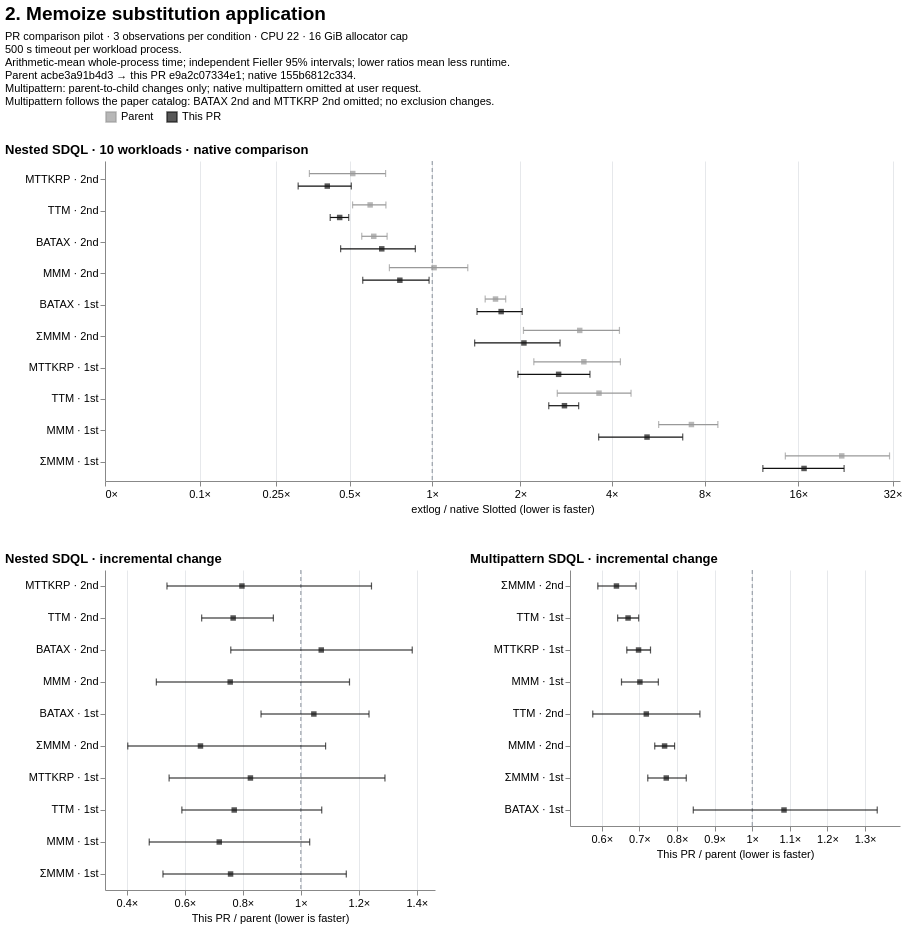

Vega-Lite specification for this chart:
### Vega-Lite specification from a JSON file in a GitHub repository (floating-point values rounded to 4 significant figures)
{"$schema": "https://vega.github.io/schema/vega-lite/v6.json", "background": "white", "title": {"text": "2. Memoize substitution application", "anchor": "start", "fontSize": 19, "subtitle": ["PR comparison pilot · 3 observations per condition · CPU 22 · 16 GiB allocator cap", "500 s timeout per workload process.", "Arithmetic-mean whole-process time; independent Fieller 95% intervals; lower ratios mean less runtime.", "Parent acbe3a91b4d3 → this PR e9a2c07334e1; native 155b6812c334.", "Multipattern: parent-to-child changes only; native multipattern omitted at user request.", "Multipattern follows the paper catalog: BATAX 2nd and MTTKRP 2nd omitted; no exclusion changes."], "subtitleFontSize": 11, "subtitlePadding": 7}, "vconcat": [{"title": {"text": "Nested SDQL · 10 workloads · native comparison", "anchor": "start"}, "width": 795, "height": 320, "data": {"values": [{"file_path": "benchmarks/slotted/inputs/sdql/batax_1st-44rules.egg", "logical_id": "sha256:a54ad7e75e98f1e8e03f3cd6930d96e882fb9111af797b6474cdb3423f804bcf", "metric": "wall_sec", "baseline": {"point": 57.27, "ci_low": 54.44, "ci_high": 60.1}, "candidate": {"point": 94.45, "ci_low": 88.55, "ci_high": 100.4}, "ratio": 1.649, "ci_low": 1.522, "ci_high": 1.785, "issue": null, "result_class": "higher", "workload": "BATAX · 1st", "series": "Parent"}, {"file_path": "benchmarks/slotted/inputs/sdql/batax_2nd-44rules.egg", "logical_id": "sha256:672f41d86108caebad81453f4e5a294e3f6902364e2d1dc98caa4a33fd863fec", "metric": "wall_sec", "baseline": {"point": 90.46, "ci_low": 81.1, "ci_high": 99.82}, "candidate": {"point": 55.79, "ci_low": 54.15, "ci_high": 57.43}, "ratio": 0.6167, "ci_low": 0.5563, "ci_high": 0.6904, "issue": null, "result_class": "lower", "workload": "BATAX · 2nd", "series": "Parent"}, {"file_path": "benchmarks/slotted/inputs/sdql/mmm_1st-44rules.egg", "logical_id": "sha256:f1a4e04893e22ebe1e75028b0458b41a6bfc4375a598bfdfdc3014f2d33524b6", "metric": "wall_sec", "baseline": {"point": 0.07841, "ci_low": 0.07721, "ci_high": 0.0796}, "candidate": {"point": 0.5685, "ci_low": 0.4457, "ci_high": 0.6913}, "ratio": 7.251, "ci_low": 5.682, "ci_high": 8.823, "issue": null, "result_class": "higher", "workload": "MMM · 1st", "series": "Parent"}, {"file_path": "benchmarks/slotted/inputs/sdql/mmm_2nd-44rules.egg", "logical_id": "sha256:7a6b9da8fd10903379abd51ebc36b350c4237ed3e855bd5d2ba9ac437dd0998a", "metric": "wall_sec", "baseline": {"point": 3.314, "ci_low": 3.242, "ci_high": 3.385}, "candidate": {"point": 3.364, "ci_low": 2.333, "ci_high": 4.394}, "ratio": 1.015, "ci_low": 0.7037, "ci_high": 1.327, "issue": null, "result_class": "unclear", "workload": "MMM · 2nd", "series": "Parent"}, {"file_path": "benchmarks/slotted/inputs/sdql/mmm_sum_1st-44rules.egg", "logical_id": "sha256:918887cd59eed90681b1a2c9e320d8aa945df69df8712a79c7545c766943fd90", "metric": "wall_sec", "baseline": {"point": 0.01117, "ci_low": 0.008961, "ci_high": 0.01337}, "candidate": {"point": 0.2458, "ci_low": 0.1686, "ci_high": 0.3231}, "ratio": 22.02, "ci_low": 14.53, "ci_high": 31.29, "issue": null, "result_class": "higher", "workload": "ΣMMM · 1st", "series": "Parent"}, {"file_path": "benchmarks/slotted/inputs/sdql/mmm_sum_2nd-44rules.egg", "logical_id": "sha256:d72a2dec36974b60f39b8b47c2801b6fb2ccc5f709e5012a20d335c26e7d3534", "metric": "wall_sec", "baseline": {"point": 0.3331, "ci_low": 0.331, "ci_high": 0.3352}, "candidate": {"point": 1.047, "ci_low": 0.6818, "ci_high": 1.411}, "ratio": 3.142, "ci_low": 2.047, "ci_high": 4.238, "issue": null, "result_class": "higher", "workload": "ΣMMM · 2nd", "series": "Parent"}, {"file_path": "benchmarks/slotted/inputs/sdql/mttkrp_1st-44rules.egg", "logical_id": "sha256:78ba1df06cfada4d79a719cc6c4d87116a65da1e83802b8e83cf8cbaefc96c3f", "metric": "wall_sec", "baseline": {"point": 0.2854, "ci_low": 0.2823, "ci_high": 0.2885}, "candidate": {"point": 0.9253, "ci_low": 0.6326, "ci_high": 1.218}, "ratio": 3.242, "ci_low": 2.216, "ci_high": 4.269, "issue": null, "result_class": "higher", "workload": "MTTKRP · 1st", "series": "Parent"}, {"file_path": "benchmarks/slotted/inputs/sdql/mttkrp_2nd-44rules.egg", "logical_id": "sha256:a2ec4397f62ca91b6d4f01038a2272fd5eaa1580958e515397abdaf7bbdd6066", "metric": "wall_sec", "baseline": {"point": 28.96, "ci_low": 28.67, "ci_high": 29.24}, "candidate": {"point": 14.9, "ci_low": 10.05, "ci_high": 19.74}, "ratio": 0.5144, "ci_low": 0.3472, "ci_high": 0.6817, "issue": null, "result_class": "lower", "workload": "MTTKRP · 2nd", "series": "Parent"}, {"file_path": "benchmarks/slotted/inputs/sdql/ttm_1st-44rules.egg", "logical_id": "sha256:cc81a3b928cf05fe2b52d6cd5bb13d7ab4fdab385216713c62bd1a705c63a0f2", "metric": "wall_sec", "baseline": {"point": 0.18, "ci_low": 0.1756, "ci_high": 0.1843}, "candidate": {"point": 0.6541, "ci_low": 0.4774, "ci_high": 0.8308}, "ratio": 3.634, "ci_low": 2.651, "ci_high": 4.623, "issue": null, "result_class": "higher", "workload": "TTM · 1st", "series": "Parent"}, {"file_path": "benchmarks/slotted/inputs/sdql/ttm_2nd-44rules.egg", "logical_id": "sha256:dc2baf8706632e5e67d813fb05c8560a35caca32d6e4a26cdd83a8ddf36451a1", "metric": "wall_sec", "baseline": {"point": 10.42, "ci_low": 10.11, "ci_high": 10.73}, "candidate": {"point": 6.23, "ci_low": 5.366, "ci_high": 7.094}, "ratio": 0.598, "ci_low": 0.5136, "ci_high": 0.6834, "issue": null, "result_class": "lower", "workload": "TTM · 2nd", "series": "Parent"}, {"file_path": "benchmarks/slotted/inputs/sdql/batax_1st-44rules.egg", "logical_id": "sha256:a54ad7e75e98f1e8e03f3cd6930d96e882fb9111af797b6474cdb3423f804bcf", "metric": "wall_sec", "baseline": {"point": 57.27, "ci_low": 54.44, "ci_high": 60.1}, "candidate": {"point": 98.68, "ci_low": 82.25, "ci_high": 115.1}, "ratio": 1.723, "ci_low": 1.427, "ci_high": 2.027, "issue": null, "result_class": "higher", "workload": "BATAX · 1st", "series": "This PR"}, {"file_path": "benchmarks/slotted/inputs/sdql/batax_2nd-44rules.egg", "logical_id": "sha256:672f41d86108caebad81453f4e5a294e3f6902364e2d1dc98caa4a33fd863fec", "metric": "wall_sec", "baseline": {"point": 90.46, "ci_low": 81.1, "ci_high": 99.82}, "candidate": {"point": 59.71, "ci_low": 42.35, "ci_high": 77.07}, "ratio": 0.66, "ci_low": 0.4622, "ci_high": 0.8721, "issue": null, "result_class": "lower", "workload": "BATAX · 2nd", "series": "This PR"}, {"file_path": "benchmarks/slotted/inputs/sdql/mmm_1st-44rules.egg", "logical_id": "sha256:f1a4e04893e22ebe1e75028b0458b41a6bfc4375a598bfdfdc3014f2d33524b6", "metric": "wall_sec", "baseline": {"point": 0.07841, "ci_low": 0.07721, "ci_high": 0.0796}, "candidate": {"point": 0.4085, "ci_low": 0.2843, "ci_high": 0.5326}, "ratio": 5.21, "ci_low": 3.625, "ci_high": 6.797, "issue": null, "result_class": "higher", "workload": "MMM · 1st", "series": "This PR"}, {"file_path": "benchmarks/slotted/inputs/sdql/mmm_2nd-44rules.egg", "logical_id": "sha256:7a6b9da8fd10903379abd51ebc36b350c4237ed3e855bd5d2ba9ac437dd0998a", "metric": "wall_sec", "baseline": {"point": 3.314, "ci_low": 3.242, "ci_high": 3.385}, "candidate": {"point": 2.544, "ci_low": 1.861, "ci_high": 3.227}, "ratio": 0.7677, "ci_low": 0.5611, "ci_high": 0.975, "issue": null, "result_class": "lower", "workload": "MMM · 2nd", "series": "This PR"}, {"file_path": "benchmarks/slotted/inputs/sdql/mmm_sum_1st-44rules.egg", "logical_id": "sha256:918887cd59eed90681b1a2c9e320d8aa945df69df8712a79c7545c766943fd90", "metric": "wall_sec", "baseline": {"point": 0.01117, "ci_low": 0.008961, "ci_high": 0.01337}, "candidate": {"point": 0.1862, "ci_low": 0.1457, "ci_high": 0.2268}, "ratio": 16.68, "ci_low": 12.31, "ci_high": 22.4, "issue": null, "result_class": "higher", "workload": "ΣMMM · 1st", "series": "This PR"}, {"file_path": "benchmarks/slotted/inputs/sdql/mmm_sum_2nd-44rules.egg", "logical_id": "sha256:d72a2dec36974b60f39b8b47c2801b6fb2ccc5f709e5012a20d335c26e7d3534", "metric": "wall_sec", "baseline": {"point": 0.3331, "ci_low": 0.331, "ci_high": 0.3352}, "candidate": {"point": 0.6841, "ci_low": 0.4667, "ci_high": 0.9016}, "ratio": 2.054, "ci_low": 1.401, "ci_high": 2.707, "issue": null, "result_class": "higher", "workload": "ΣMMM · 2nd", "series": "This PR"}, {"file_path": "benchmarks/slotted/inputs/sdql/mttkrp_1st-44rules.egg", "logical_id": "sha256:78ba1df06cfada4d79a719cc6c4d87116a65da1e83802b8e83cf8cbaefc96c3f", "metric": "wall_sec", "baseline": {"point": 0.2854, "ci_low": 0.2823, "ci_high": 0.2885}, "candidate": {"point": 0.7643, "ci_low": 0.5598, "ci_high": 0.9687}, "ratio": 2.678, "ci_low": 1.961, "ci_high": 3.395, "issue": null, "result_class": "higher", "workload": "MTTKRP · 1st", "series": "This PR"}, {"file_path": "benchmarks/slotted/inputs/sdql/mttkrp_2nd-44rules.egg", "logical_id": "sha256:a2ec4397f62ca91b6d4f01038a2272fd5eaa1580958e515397abdaf7bbdd6066", "metric": "wall_sec", "baseline": {"point": 28.96, "ci_low": 28.67, "ci_high": 29.24}, "candidate": {"point": 11.87, "ci_low": 9.032, "ci_high": 14.7}, "ratio": 0.4099, "ci_low": 0.3119, "ci_high": 0.508, "issue": null, "result_class": "lower", "workload": "MTTKRP · 2nd", "series": "This PR"}, {"file_path": "benchmarks/slotted/inputs/sdql/ttm_1st-44rules.egg", "logical_id": "sha256:cc81a3b928cf05fe2b52d6cd5bb13d7ab4fdab385216713c62bd1a705c63a0f2", "metric": "wall_sec", "baseline": {"point": 0.18, "ci_low": 0.1756, "ci_high": 0.1843}, "candidate": {"point": 0.5037, "ci_low": 0.4481, "ci_high": 0.5594}, "ratio": 2.799, "ci_low": 2.484, "ci_high": 3.117, "issue": null, "result_class": "higher", "workload": "TTM · 1st", "series": "This PR"}, {"file_path": "benchmarks/slotted/inputs/sdql/ttm_2nd-44rules.egg", "logical_id": "sha256:dc2baf8706632e5e67d813fb05c8560a35caca32d6e4a26cdd83a8ddf36451a1", "metric": "wall_sec", "baseline": {"point": 10.42, "ci_low": 10.11, "ci_high": 10.73}, "candidate": {"point": 4.775, "ci_low": 4.408, "ci_high": 5.142}, "ratio": 0.4583, "ci_low": 0.4209, "ci_high": 0.4966, "issue": null, "result_class": "lower", "workload": "TTM · 2nd", "series": "This PR"}]}, "encoding": {"x": {"type": "quantitative", "scale": {"type": "symlog", "constant": 0.1, "domain": [0, 33.8], "nice": false}, "axis": {"title": "extlog / native Slotted (lower is faster)", "labelExpr": "format(datum.value,',~f') + '×'", "values": [-64, -16, -4, -1, 0, 0.1, 0.25, 0.5, 1, 2, 4, 8, 16, 32, 64, 128, 256], "labelOverlap": "greedy", "grid": true}}, "y": {"field": "workload", "type": "nominal", "sort": ["MTTKRP · 2nd", "TTM · 2nd", "BATAX · 2nd", "MMM · 2nd", "BATAX · 1st", "ΣMMM · 2nd", "MTTKRP · 1st", "TTM · 1st", "MMM · 1st", "ΣMMM · 1st"], "title": null, "axis": {"labelLimit": 130, "minExtent": 100}}, "yOffset": {"field": "series", "sort": ["Parent", "This PR"], "scale": {"domain": ["Parent", "This PR"]}}, "color": {"field": "series", "type": "nominal", "title": null, "scale": {"domain": ["Parent", "This PR"], "range": ["#999999", "#111111"]}, "legend": {"orient": "top", "symbolType": "square"}}}, "layer": [{"mark": {"type": "rule", "color": "#89919b", "strokeDash": [4, 3]}, "encoding": {"x": {"datum": 1}, "y": {"value": 0}, "y2": {"value": 320}, "yOffset": {"value": 0}, "color": {"value": "#89919b"}}, "transform": [{"aggregate": [{"op": "count", "as": "n"}]}]}, {"mark": {"type": "rule", "strokeWidth": 1.2}, "encoding": {"x": {"field": "ci_low"}, "x2": {"field": "ci_high"}}, "transform": [{"filter": "isValid(datum.ci_low) && isValid(datum.ci_high)"}]}, {"mark": {"type": "tick", "orient": "vertical", "size": 7, "thickness": 1.2}, "encoding": {"x": {"field": "ci_low"}}, "transform": [{"filter": "isValid(datum.ci_low)"}]}, {"mark": {"type": "tick", "orient": "vertical", "size": 7, "thickness": 1.2}, "encoding": {"x": {"field": "ci_high"}}, "transform": [{"filter": "isValid(datum.ci_high)"}]}, {"mark": {"type": "point", "filled": true, "shape": "square", "size": 30}, "encoding": {"x": {"field": "ratio"}, "tooltip": [{"field": "workload"}, {"field": "series"}, {"field": "ratio"}, {"field": "ci_low"}, {"field": "ci_high"}, {"field": "issue"}]}}, {"mark": {"type": "text", "align": "left", "dx": 7, "fontSize": 9}, "encoding": {"x": {"field": "ratio"}, "text": {"field": "issue"}}, "transform": [{"filter": "isValid(datum.issue) && datum.issue !== ''"}]}]}, {"hconcat": [{"title": {"text": "Nested SDQL · incremental change", "anchor": "start"}, "width": 330, "height": 320, "data": {"values": [{"file_path": "benchmarks/slotted/inputs/sdql/batax_1st-44rules.egg", "logical_id": "sha256:a54ad7e75e98f1e8e03f3cd6930d96e882fb9111af797b6474cdb3423f804bcf", "metric": "wall_sec", "baseline": {"point": 94.45, "ci_low": 88.55, "ci_high": 100.4}, "candidate": {"point": 98.68, "ci_low": 82.25, "ci_high": 115.1}, "ratio": 1.045, "ci_low": 0.8626, "ci_high": 1.235, "issue": null, "result_class": "unclear", "workload": "BATAX · 1st", "series": "This PR / parent"}, {"file_path": "benchmarks/slotted/inputs/sdql/batax_2nd-44rules.egg", "logical_id": "sha256:672f41d86108caebad81453f4e5a294e3f6902364e2d1dc98caa4a33fd863fec", "metric": "wall_sec", "baseline": {"point": 55.79, "ci_low": 54.15, "ci_high": 57.43}, "candidate": {"point": 59.71, "ci_low": 42.35, "ci_high": 77.07}, "ratio": 1.07, "ci_low": 0.7583, "ci_high": 1.384, "issue": null, "result_class": "unclear", "workload": "BATAX · 2nd", "series": "This PR / parent"}, {"file_path": "benchmarks/slotted/inputs/sdql/mmm_1st-44rules.egg", "logical_id": "sha256:f1a4e04893e22ebe1e75028b0458b41a6bfc4375a598bfdfdc3014f2d33524b6", "metric": "wall_sec", "baseline": {"point": 0.5685, "ci_low": 0.4457, "ci_high": 0.6913}, "candidate": {"point": 0.4085, "ci_low": 0.2843, "ci_high": 0.5326}, "ratio": 0.7185, "ci_low": 0.4771, "ci_high": 1.03, "issue": null, "result_class": "unclear", "workload": "MMM · 1st", "series": "This PR / parent"}, {"file_path": "benchmarks/slotted/inputs/sdql/mmm_2nd-44rules.egg", "logical_id": "sha256:7a6b9da8fd10903379abd51ebc36b350c4237ed3e855bd5d2ba9ac437dd0998a", "metric": "wall_sec", "baseline": {"point": 3.364, "ci_low": 2.333, "ci_high": 4.394}, "candidate": {"point": 2.544, "ci_low": 1.861, "ci_high": 3.227}, "ratio": 0.7563, "ci_low": 0.5015, "ci_high": 1.168, "issue": null, "result_class": "unclear", "workload": "MMM · 2nd", "series": "This PR / parent"}, {"file_path": "benchmarks/slotted/inputs/sdql/mmm_sum_1st-44rules.egg", "logical_id": "sha256:918887cd59eed90681b1a2c9e320d8aa945df69df8712a79c7545c766943fd90", "metric": "wall_sec", "baseline": {"point": 0.2458, "ci_low": 0.1686, "ci_high": 0.3231}, "candidate": {"point": 0.1862, "ci_low": 0.1457, "ci_high": 0.2268}, "ratio": 0.7576, "ci_low": 0.5244, "ci_high": 1.157, "issue": null, "result_class": "unclear", "workload": "ΣMMM · 1st", "series": "This PR / parent"}, {"file_path": "benchmarks/slotted/inputs/sdql/mmm_sum_2nd-44rules.egg", "logical_id": "sha256:d72a2dec36974b60f39b8b47c2801b6fb2ccc5f709e5012a20d335c26e7d3534", "metric": "wall_sec", "baseline": {"point": 1.047, "ci_low": 0.6818, "ci_high": 1.411}, "candidate": {"point": 0.6841, "ci_low": 0.4667, "ci_high": 0.9016}, "ratio": 0.6537, "ci_low": 0.403, "ci_high": 1.085, "issue": null, "result_class": "unclear", "workload": "ΣMMM · 2nd", "series": "This PR / parent"}, {"file_path": "benchmarks/slotted/inputs/sdql/mttkrp_1st-44rules.egg", "logical_id": "sha256:78ba1df06cfada4d79a719cc6c4d87116a65da1e83802b8e83cf8cbaefc96c3f", "metric": "wall_sec", "baseline": {"point": 0.9253, "ci_low": 0.6326, "ci_high": 1.218}, "candidate": {"point": 0.7643, "ci_low": 0.5598, "ci_high": 0.9687}, "ratio": 0.8259, "ci_low": 0.5456, "ci_high": 1.29, "issue": null, "result_class": "unclear", "workload": "MTTKRP · 1st", "series": "This PR / parent"}, {"file_path": "benchmarks/slotted/inputs/sdql/mttkrp_2nd-44rules.egg", "logical_id": "sha256:a2ec4397f62ca91b6d4f01038a2272fd5eaa1580958e515397abdaf7bbdd6066", "metric": "wall_sec", "baseline": {"point": 14.9, "ci_low": 10.05, "ci_high": 19.74}, "candidate": {"point": 11.87, "ci_low": 9.032, "ci_high": 14.7}, "ratio": 0.7968, "ci_low": 0.5382, "ci_high": 1.243, "issue": null, "result_class": "unclear", "workload": "MTTKRP · 2nd", "series": "This PR / parent"}, {"file_path": "benchmarks/slotted/inputs/sdql/ttm_1st-44rules.egg", "logical_id": "sha256:cc81a3b928cf05fe2b52d6cd5bb13d7ab4fdab385216713c62bd1a705c63a0f2", "metric": "wall_sec", "baseline": {"point": 0.6541, "ci_low": 0.4774, "ci_high": 0.8308}, "candidate": {"point": 0.5037, "ci_low": 0.4481, "ci_high": 0.5594}, "ratio": 0.7701, "ci_low": 0.5896, "ci_high": 1.072, "issue": null, "result_class": "unclear", "workload": "TTM · 1st", "series": "This PR / parent"}, {"file_path": "benchmarks/slotted/inputs/sdql/ttm_2nd-44rules.egg", "logical_id": "sha256:dc2baf8706632e5e67d813fb05c8560a35caca32d6e4a26cdd83a8ddf36451a1", "metric": "wall_sec", "baseline": {"point": 6.23, "ci_low": 5.366, "ci_high": 7.094}, "candidate": {"point": 4.775, "ci_low": 4.408, "ci_high": 5.142}, "ratio": 0.7665, "ci_low": 0.6578, "ci_high": 0.9051, "issue": null, "result_class": "lower", "workload": "TTM · 2nd", "series": "This PR / parent"}]}, "encoding": {"x": {"type": "quantitative", "scale": {"type": "linear", "domain": [0.3245, 1.463], "nice": false}, "axis": {"title": "This PR / parent (lower is faster)", "labelExpr": "format(datum.value,',~f') + '×'", "labelOverlap": "greedy", "grid": true, "tickCount": 7}}, "y": {"field": "workload", "type": "nominal", "sort": ["MTTKRP · 2nd", "TTM · 2nd", "BATAX · 2nd", "MMM · 2nd", "BATAX · 1st", "ΣMMM · 2nd", "MTTKRP · 1st", "TTM · 1st", "MMM · 1st", "ΣMMM · 1st"], "title": null, "axis": {"labelLimit": 130, "minExtent": 100}}, "color": {"value": "#111111"}}, "layer": [{"mark": {"type": "rule", "color": "#89919b", "strokeDash": [4, 3]}, "encoding": {"x": {"datum": 1}, "y": {"value": 0}, "y2": {"value": 320}, "yOffset": {"value": 0}, "color": {"value": "#89919b"}}, "transform": [{"aggregate": [{"op": "count", "as": "n"}]}]}, {"mark": {"type": "rule", "strokeWidth": 1.2}, "encoding": {"x": {"field": "ci_low"}, "x2": {"field": "ci_high"}}, "transform": [{"filter": "isValid(datum.ci_low) && isValid(datum.ci_high)"}]}, {"mark": {"type": "tick", "orient": "vertical", "size": 7, "thickness": 1.2}, "encoding": {"x": {"field": "ci_low"}}, "transform": [{"filter": "isValid(datum.ci_low)"}]}, {"mark": {"type": "tick", "orient": "vertical", "size": 7, "thickness": 1.2}, "encoding": {"x": {"field": "ci_high"}}, "transform": [{"filter": "isValid(datum.ci_high)"}]}, {"mark": {"type": "point", "filled": true, "shape": "square", "size": 30}, "encoding": {"x": {"field": "ratio"}, "tooltip": [{"field": "workload"}, {"field": "series"}, {"field": "ratio"}, {"field": "ci_low"}, {"field": "ci_high"}, {"field": "issue"}]}}, {"mark": {"type": "text", "align": "left", "dx": 7, "fontSize": 9}, "encoding": {"x": {"field": "ratio"}, "text": {"field": "issue"}}, "transform": [{"filter": "isValid(datum.issue) && datum.issue !== ''"}]}]}, {"title": {"text": "Multipattern SDQL · incremental change", "anchor": "start"}, "width": 330, "height": 256, "data": {"values": [{"file_path": "benchmarks/slotted/inputs/sdql/batax_1st-44rules.egg", "logical_id": "sha256:a54ad7e75e98f1e8e03f3cd6930d96e882fb9111af797b6474cdb3423f804bcf", "metric": "wall_sec", "baseline": {"point": 90.1, "ci_low": 85.12, "ci_high": 95.08}, "candidate": {"point": 97.72, "ci_low": 76.39, "ci_high": 119.0}, "ratio": 1.084, "ci_low": 0.8433, "ci_high": 1.332, "issue": null, "result_class": "unclear", "workload": "BATAX · 1st", "series": "This PR / parent"}, {"file_path": "benchmarks/slotted/inputs/sdql/mmm_1st-44rules.egg", "logical_id": "sha256:f1a4e04893e22ebe1e75028b0458b41a6bfc4375a598bfdfdc3014f2d33524b6", "metric": "wall_sec", "baseline": {"point": 0.6378, "ci_low": 0.6308, "ci_high": 0.6447}, "candidate": {"point": 0.4473, "ci_low": 0.4164, "ci_high": 0.4781}, "ratio": 0.7013, "ci_low": 0.6524, "ci_high": 0.7504, "issue": null, "result_class": "lower", "workload": "MMM · 1st", "series": "This PR / parent"}, {"file_path": "benchmarks/slotted/inputs/sdql/mmm_2nd-44rules.egg", "logical_id": "sha256:7a6b9da8fd10903379abd51ebc36b350c4237ed3e855bd5d2ba9ac437dd0998a", "metric": "wall_sec", "baseline": {"point": 7.881, "ci_low": 7.758, "ci_high": 8.004}, "candidate": {"point": 6.044, "ci_low": 5.859, "ci_high": 6.229}, "ratio": 0.7669, "ci_low": 0.7408, "ci_high": 0.7935, "issue": null, "result_class": "lower", "workload": "MMM · 2nd", "series": "This PR / parent"}, {"file_path": "benchmarks/slotted/inputs/sdql/mmm_sum_1st-44rules.egg", "logical_id": "sha256:918887cd59eed90681b1a2c9e320d8aa945df69df8712a79c7545c766943fd90", "metric": "wall_sec", "baseline": {"point": 0.2423, "ci_low": 0.23, "ci_high": 0.2546}, "candidate": {"point": 0.1869, "ci_low": 0.179, "ci_high": 0.1949}, "ratio": 0.7714, "ci_low": 0.7222, "ci_high": 0.8246, "issue": null, "result_class": "lower", "workload": "ΣMMM · 1st", "series": "This PR / parent"}, {"file_path": "benchmarks/slotted/inputs/sdql/mmm_sum_2nd-44rules.egg", "logical_id": "sha256:d72a2dec36974b60f39b8b47c2801b6fb2ccc5f709e5012a20d335c26e7d3534", "metric": "wall_sec", "baseline": {"point": 1.432, "ci_low": 1.367, "ci_high": 1.497}, "candidate": {"point": 0.9152, "ci_low": 0.8555, "ci_high": 0.9749}, "ratio": 0.639, "ci_low": 0.5894, "ci_high": 0.6911, "issue": null, "result_class": "lower", "workload": "ΣMMM · 2nd", "series": "This PR / parent"}, {"file_path": "benchmarks/slotted/inputs/sdql/mttkrp_1st-44rules.egg", "logical_id": "sha256:78ba1df06cfada4d79a719cc6c4d87116a65da1e83802b8e83cf8cbaefc96c3f", "metric": "wall_sec", "baseline": {"point": 1.633, "ci_low": 1.601, "ci_high": 1.664}, "candidate": {"point": 1.139, "ci_low": 1.093, "ci_high": 1.186}, "ratio": 0.6977, "ci_low": 0.6665, "ci_high": 0.7295, "issue": null, "result_class": "lower", "workload": "MTTKRP · 1st", "series": "This PR / parent"}, {"file_path": "benchmarks/slotted/inputs/sdql/ttm_1st-44rules.egg", "logical_id": "sha256:cc81a3b928cf05fe2b52d6cd5bb13d7ab4fdab385216713c62bd1a705c63a0f2", "metric": "wall_sec", "baseline": {"point": 0.8952, "ci_low": 0.8778, "ci_high": 0.9126}, "candidate": {"point": 0.5997, "ci_low": 0.5775, "ci_high": 0.6218}, "ratio": 0.6699, "ci_low": 0.6421, "ci_high": 0.6981, "issue": null, "result_class": "lower", "workload": "TTM · 1st", "series": "This PR / parent"}, {"file_path": "benchmarks/slotted/inputs/sdql/ttm_2nd-44rules.egg", "logical_id": "sha256:dc2baf8706632e5e67d813fb05c8560a35caca32d6e4a26cdd83a8ddf36451a1", "metric": "wall_sec", "baseline": {"point": 16.62, "ci_low": 16.44, "ci_high": 16.8}, "candidate": {"point": 11.94, "ci_low": 9.575, "ci_high": 14.3}, "ratio": 0.7184, "ci_low": 0.576, "ci_high": 0.8609, "issue": null, "result_class": "lower", "workload": "TTM · 2nd", "series": "This PR / parent"}]}, "encoding": {"x": {"type": "quantitative", "scale": {"type": "linear", "domain": [0.5155, 1.393], "nice": false}, "axis": {"title": "This PR / parent (lower is faster)", "labelExpr": "format(datum.value,',~f') + '×'", "labelOverlap": "greedy", "grid": true, "tickCount": 7}}, "y": {"field": "workload", "type": "nominal", "sort": ["ΣMMM · 2nd", "TTM · 1st", "MTTKRP · 1st", "MMM · 1st", "TTM · 2nd", "MMM · 2nd", "ΣMMM · 1st", "BATAX · 1st"], "title": null, "axis": {"labelLimit": 130, "minExtent": 100}}, "color": {"value": "#111111"}}, "layer": [{"mark": {"type": "rule", "color": "#89919b", "strokeDash": [4, 3]}, "encoding": {"x": {"datum": 1}, "y": {"value": 0}, "y2": {"value": 256}, "yOffset": {"value": 0}, "color": {"value": "#89919b"}}, "transform": [{"aggregate": [{"op": "count", "as": "n"}]}]}, {"mark": {"type": "rule", "strokeWidth": 1.2}, "encoding": {"x": {"field": "ci_low"}, "x2": {"field": "ci_high"}}, "transform": [{"filter": "isValid(datum.ci_low) && isValid(datum.ci_high)"}]}, {"mark": {"type": "tick", "orient": "vertical", "size": 7, "thickness": 1.2}, "encoding": {"x": {"field": "ci_low"}}, "transform": [{"filter": "isValid(datum.ci_low)"}]}, {"mark": {"type": "tick", "orient": "vertical", "size": 7, "thickness": 1.2}, "encoding": {"x": {"field": "ci_high"}}, "transform": [{"filter": "isValid(datum.ci_high)"}]}, {"mark": {"type": "point", "filled": true, "shape": "square", "size": 30}, "encoding": {"x": {"field": "ratio"}, "tooltip": [{"field": "workload"}, {"field": "series"}, {"field": "ratio"}, {"field": "ci_low"}, {"field": "ci_high"}, {"field": "issue"}]}}, {"mark": {"type": "text", "align": "left", "dx": 7, "fontSize": 9}, "encoding": {"x": {"field": "ratio"}, "text": {"field": "issue"}}, "transform": [{"filter": "isValid(datum.issue) && datum.issue !== ''"}]}]}], "spacing": 35}], "spacing": 38, "resolve": {"scale": {"color": "shared"}}, "config": {"font": "Arial", "view": {"stroke": null}, "axis": {"labelFontSize": 11, "titleFontSize": 11, "titleFontWeight": "normal", "gridColor": "#e6e8eb"}, "title": {"fontSize": 13}, "legend": {"labelFontSize": 11}}}
